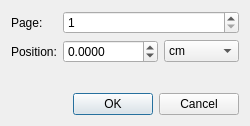
<?xml version="1.0" encoding="UTF-8"?>
<ui version="4.0">
 <class>GuidelineEditDialog</class>
 <widget class="QDialog" name="GuidelineEditDialog">
  <property name="geometry">
   <rect>
    <x>0</x>
    <y>0</y>
    <width>250</width>
    <height>126</height>
   </rect>
  </property>
  <property name="windowTitle">
   <string>Edit guideline...</string>
  </property>
  <layout class="QVBoxLayout" name="verticalLayout">
   <item>
    <layout class="QFormLayout" name="formLayout">
     <item row="0" column="0">
      <widget class="QLabel" name="label">
       <property name="text">
        <string>Page:</string>
       </property>
      </widget>
     </item>
     <item row="0" column="1">
      <widget class="QSpinBox" name="cPage">
       <property name="minimum">
        <number>1</number>
       </property>
      </widget>
     </item>
     <item row="1" column="0">
      <widget class="QLabel" name="label_3">
       <property name="text">
        <string>Position:</string>
       </property>
      </widget>
     </item>
     <item row="1" column="1">
      <layout class="QHBoxLayout" name="horizontalLayout_2">
       <item>
        <widget class="QDoubleSpinBox" name="cPosition">
         <property name="decimals">
          <number>4</number>
         </property>
         <property name="minimum">
          <double>-99999.990000000005239</double>
         </property>
         <property name="maximum">
          <double>99999.990000000005239</double>
         </property>
        </widget>
       </item>
       <item>
        <widget class="QComboBox" name="cPositionUnit">
         <item>
          <property name="text">
           <string>cm</string>
          </property>
         </item>
         <item>
          <property name="text">
           <string>in</string>
          </property>
         </item>
         <item>
          <property name="text">
           <string>bp</string>
          </property>
         </item>
        </widget>
       </item>
      </layout>
     </item>
    </layout>
   </item>
   <item>
    <spacer name="verticalSpacer">
     <property name="orientation">
      <enum>Qt::Vertical</enum>
     </property>
     <property name="sizeHint" stdset="0">
      <size>
       <width>20</width>
       <height>40</height>
      </size>
     </property>
    </spacer>
   </item>
   <item>
    <widget class="QDialogButtonBox" name="cButtonBox">
     <property name="standardButtons">
      <set>QDialogButtonBox::Cancel|QDialogButtonBox::Ok</set>
     </property>
    </widget>
   </item>
  </layout>
 </widget>
 <resources/>
 <connections>
  <connection>
   <sender>cButtonBox</sender>
   <signal>accepted()</signal>
   <receiver>GuidelineEditDialog</receiver>
   <slot>accept()</slot>
   <hints>
    <hint type="sourcelabel">
     <x>188</x>
     <y>124</y>
    </hint>
    <hint type="destinationlabel">
     <x>144</x>
     <y>72</y>
    </hint>
   </hints>
  </connection>
  <connection>
   <sender>cButtonBox</sender>
   <signal>rejected()</signal>
   <receiver>GuidelineEditDialog</receiver>
   <slot>reject()</slot>
   <hints>
    <hint type="sourcelabel">
     <x>188</x>
     <y>124</y>
    </hint>
    <hint type="destinationlabel">
     <x>144</x>
     <y>72</y>
    </hint>
   </hints>
  </connection>
 </connections>
</ui>
